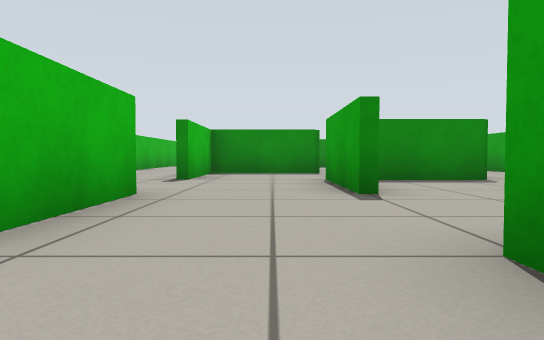
view 1 (above)

24 first-person views from a walk through a world built for the Gazebo simulator. The camera is 0.39 m above the floor, tilts 2° down and sees 70° across. The floor is counted in squares, 1 m on a side. Each view is taken from the middle of a square. On the plan, view 1 faces up. The plan holds only what a view shows up to about 9 squares ahead; the rest is blank.

view 2
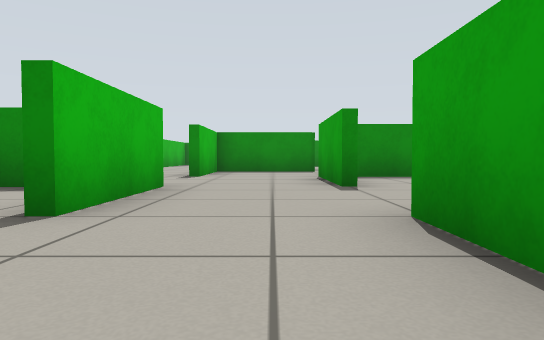

view 3
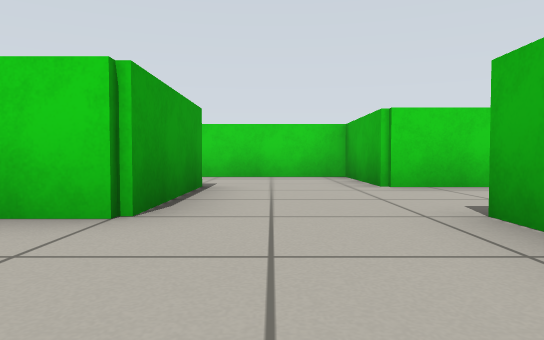

view 4
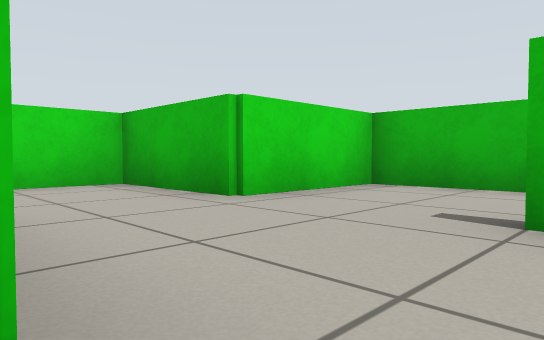

view 5
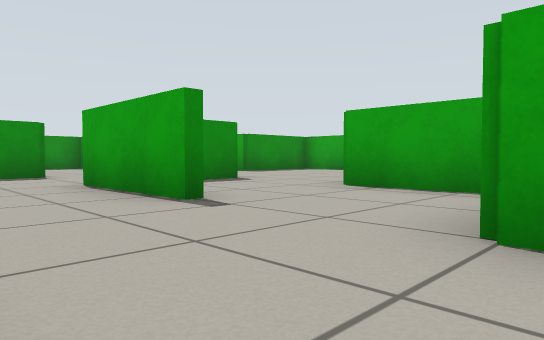

view 6
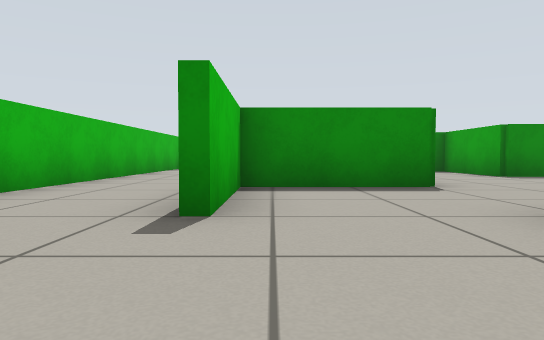

view 7
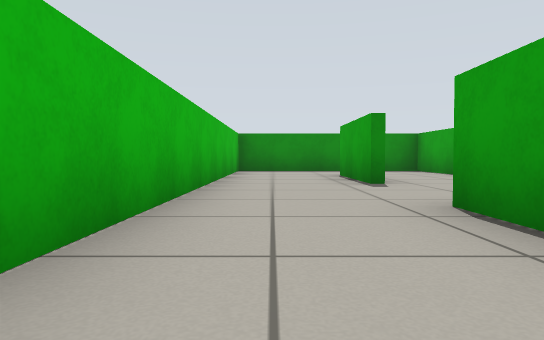

view 8
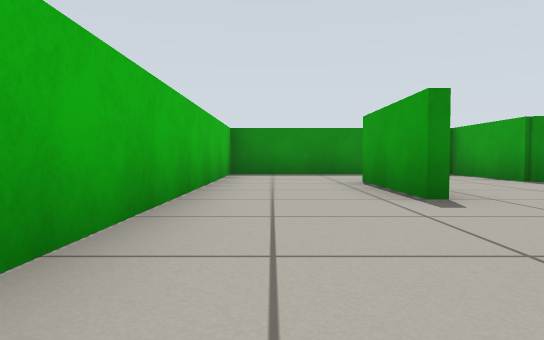

view 9
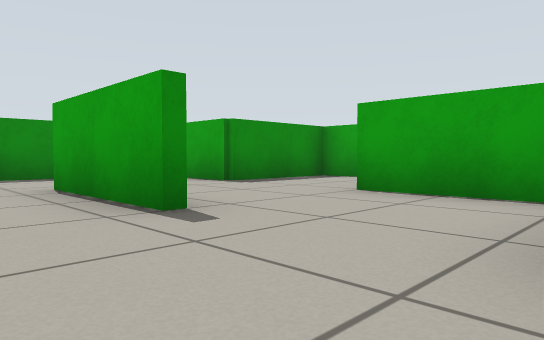

view 10
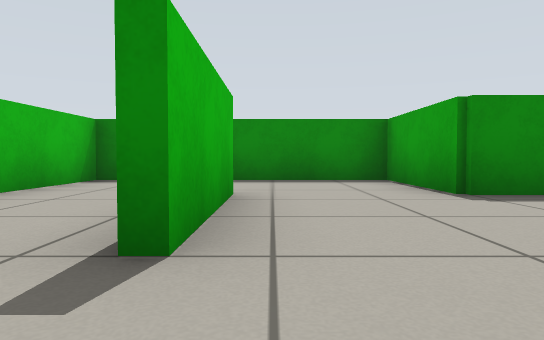

view 11
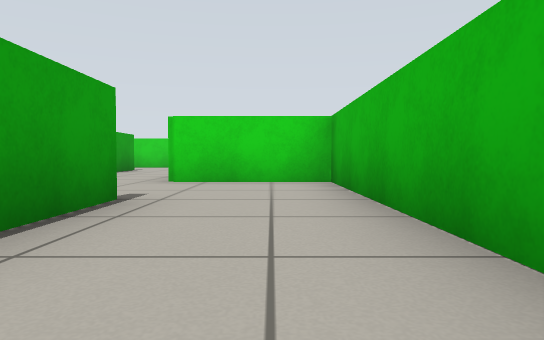

view 12
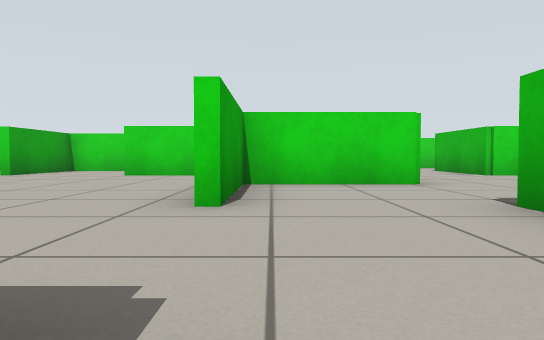

view 13
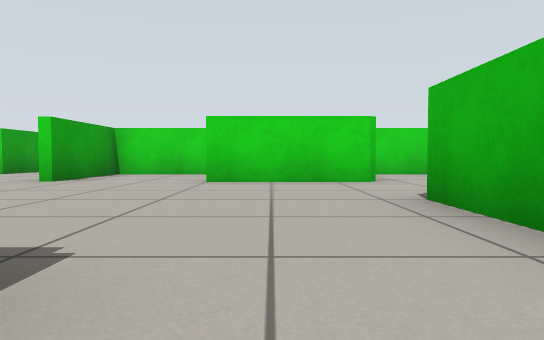

view 14
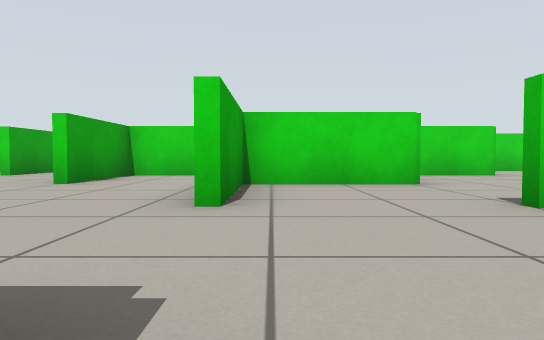

view 15
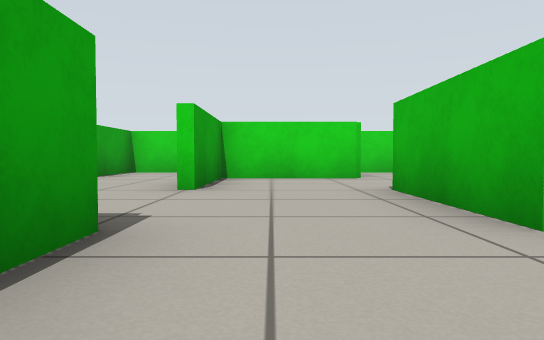

view 16
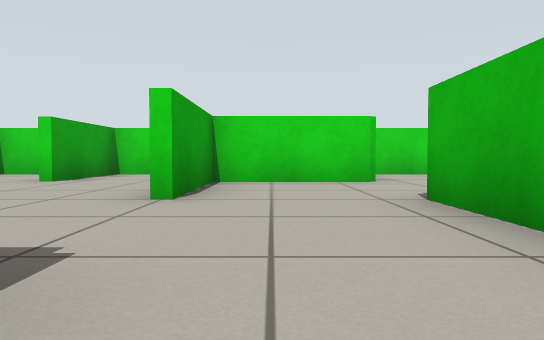

view 17
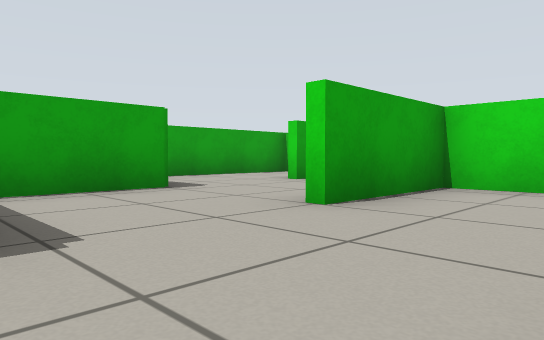

view 18
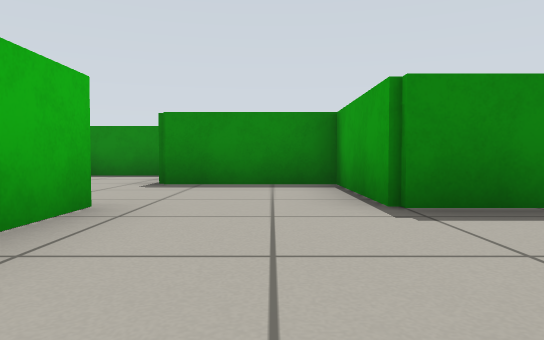

view 19
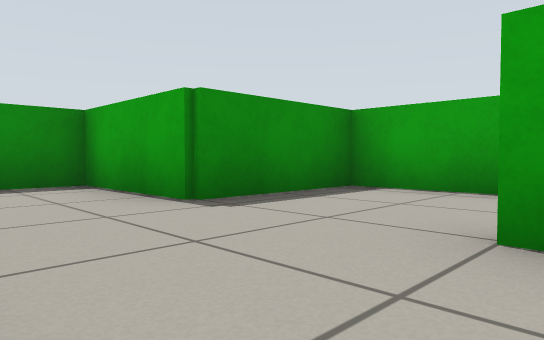

view 20
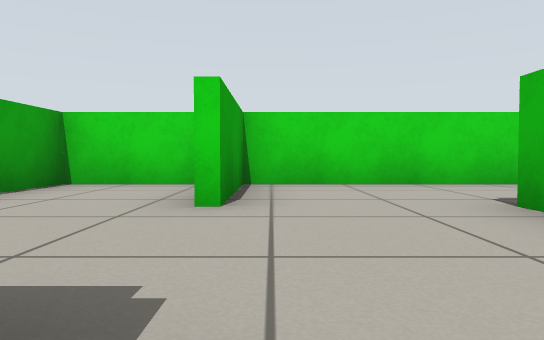

view 21
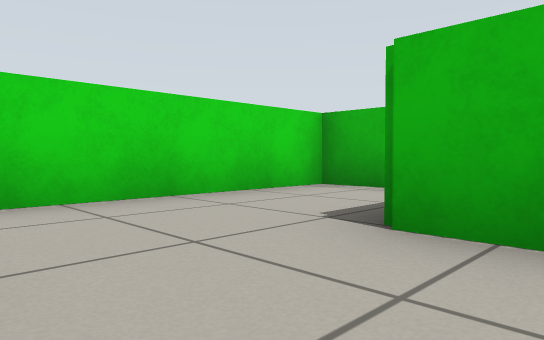

view 22
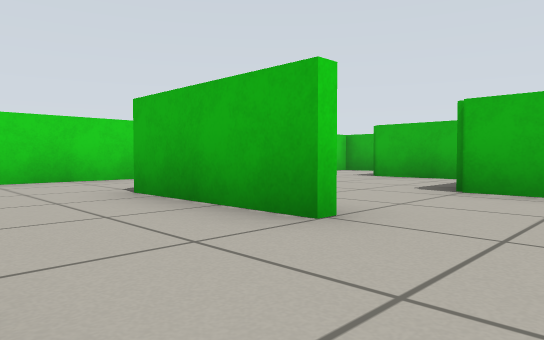

view 23
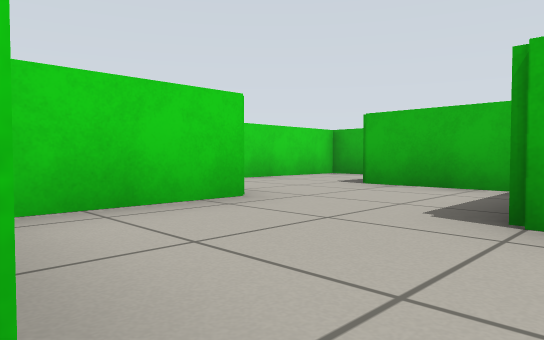

view 24
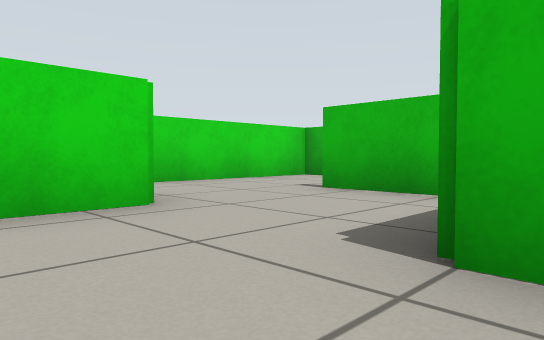

### Floor plan
Ten units are one square. View 1 is at (0, 0); x grows to the right and y downward. Boxes are objects, and circles mark ways between rooms. Rooms are numbered by the first view taken in them; rooms with no view inside come last. Other rooms are left out.
<svg viewBox="-44 -169 208 208">
<path fill="none" stroke="#000" d="M-14 -41 -14 -15M9 10 9 -16M-14 9 -14 34 21 34M-16 -114 -16 -140M-16 -65 -16 -90M-39 -134 -39 -41 -14 -41M-14 -139 -14 -115M9 -139 9 -164 -39 -164 -39 -134M9 -96 9 -115M78 -89 62 -89M36 -81 36 -64M34 -41 60 -41M86 -40 86 -14M42 -115 34 -115 34 -139 9 -139M9 -66 34 -66 34 -90M59 -16 84 -16 84 -40M109 -39 109 -64 84 -64M109 -5 109 -15M134 -14 134 -39 109 -39M111 -15 111 11M140 34 159 34 159 -1M36 -19 36 -14M11 -89 -14 -89 -14 -65M9 -40 9 -66M36 25 36 34 78 34M86 24 86 34 134 34 134 10M-39 -10 -39 9 -14 9M34 9 50 9M34 -22 34 -41M9 -16 28 -16M11 -5 11 10M36 -64 16 -64M61 -9 61 11M84 9 109 9 109 -5"/>
<circle cx="-5" cy="10" r="3" fill="#2a7"/>
<circle cx="-5" cy="-40" r="3" fill="#2a7"/>
<circle cx="-20" cy="-5" r="3" fill="#2a7"/>
<circle cx="10" cy="-25" r="3" fill="#2a7"/>
<circle cx="-20" cy="-105" r="3" fill="#2a7"/>
<circle cx="-30" cy="-125" r="3" fill="#2a7"/>
<circle cx="-20" cy="-55" r="3" fill="#2a7"/>
<circle cx="10" cy="-125" r="3" fill="#2a7"/>
<circle cx="110" cy="-25" r="3" fill="#2a7"/>
<circle cx="60" cy="-25" r="3" fill="#2a7"/>
<circle cx="10" cy="-75" r="3" fill="#2a7"/>
<circle cx="30" cy="-50" r="3" fill="#2a7"/>
<circle cx="95" cy="-10" r="3" fill="#2a7"/>
<circle cx="120" cy="20" r="3" fill="#2a7"/>
<circle cx="45" cy="-10" r="3" fill="#2a7"/>
<circle cx="70" cy="10" r="3" fill="#2a7"/>
<circle cx="30" cy="0" r="3" fill="#2a7"/>
<circle cx="20" cy="-40" r="3" fill="#2a7"/>
<circle cx="80" cy="0" r="3" fill="#2a7"/>
<text x="0" y="-20">1</text>
<text x="0" y="20">2</text>
<text x="-30" y="-90">3</text>
<text x="-10" y="-140">4</text>
<text x="60" y="-70">5</text>
<text x="130" y="0">6</text>
<text x="50" y="-30">7</text>
<text x="0" y="-70">8</text>
<text x="60" y="20">9</text>
<text x="100" y="20">10</text>
<text x="-30" y="-10">11</text>
<text x="40" y="-10">12</text>
<text x="20" y="-30">13</text>
<text x="20" y="0">14</text>
<text x="20" y="-50">15</text>
<text x="70" y="0">16</text>
<text x="90" y="0">17</text>
</svg>
Room 1 opens to room 2. Room 1 opens to room 8. Room 1 opens to room 11. Room 1 opens to room 13. Room 3 opens to room 4. Room 3 opens to room 8. Room 4 opens to room 5. Room 5 opens to room 6. Room 5 opens to room 7. Room 5 opens to room 8. Room 5 opens to room 15. Room 5 opens to room 17. Room 6 opens to room 10. Room 7 opens to room 12. Room 9 opens to room 16. Room 12 opens to room 14. Room 13 opens to room 15. Room 16 opens to room 17.

Where each view was taken, in squares from view 1:
view 1: 0 up, 0 right, facing up
view 2: 1 down, 0 right, facing up
view 3: 4 up, 0 right, facing down
view 4: 2 up, 1 right, facing down-left
view 5: 1 up, 1 left, facing up-right
view 6: 4 up, 1 left, facing up
view 7: 6 up, 3 left, facing up
view 8: 8 up, 3 left, facing up
view 9: 9 up, 3 left, facing up-right
view 10: 10 up, 1 left, facing up
view 11: 10 up, 3 left, facing down
view 12: 12 up, 3 right, facing down
view 13: 10 up, 5 right, facing down
view 14: 7 up, 8 right, facing down
view 15: 6 up, 10 right, facing down
view 16: 5 up, 10 right, facing down
view 17: 4 up, 9 right, facing down-right
view 18: 1 up, 10 right, facing up
view 19: 1 up, 9 right, facing up-right
view 20: 2 up, 13 right, facing down
view 21: 0 up, 13 right, facing down-left
view 22: 3 up, 13 right, facing down-left
view 23: 2 up, 11 right, facing down-left
view 24: 2 up, 5 right, facing down-left
